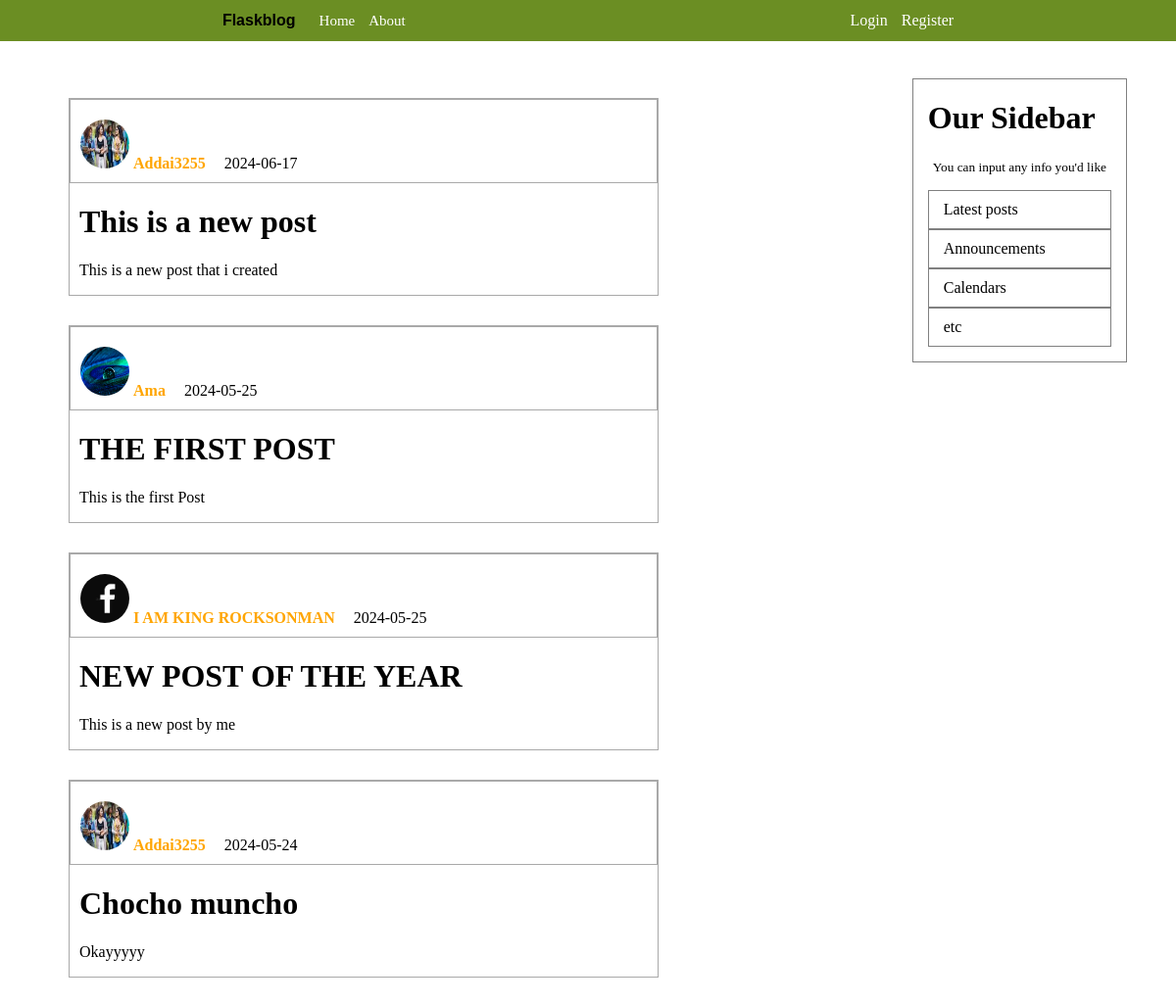
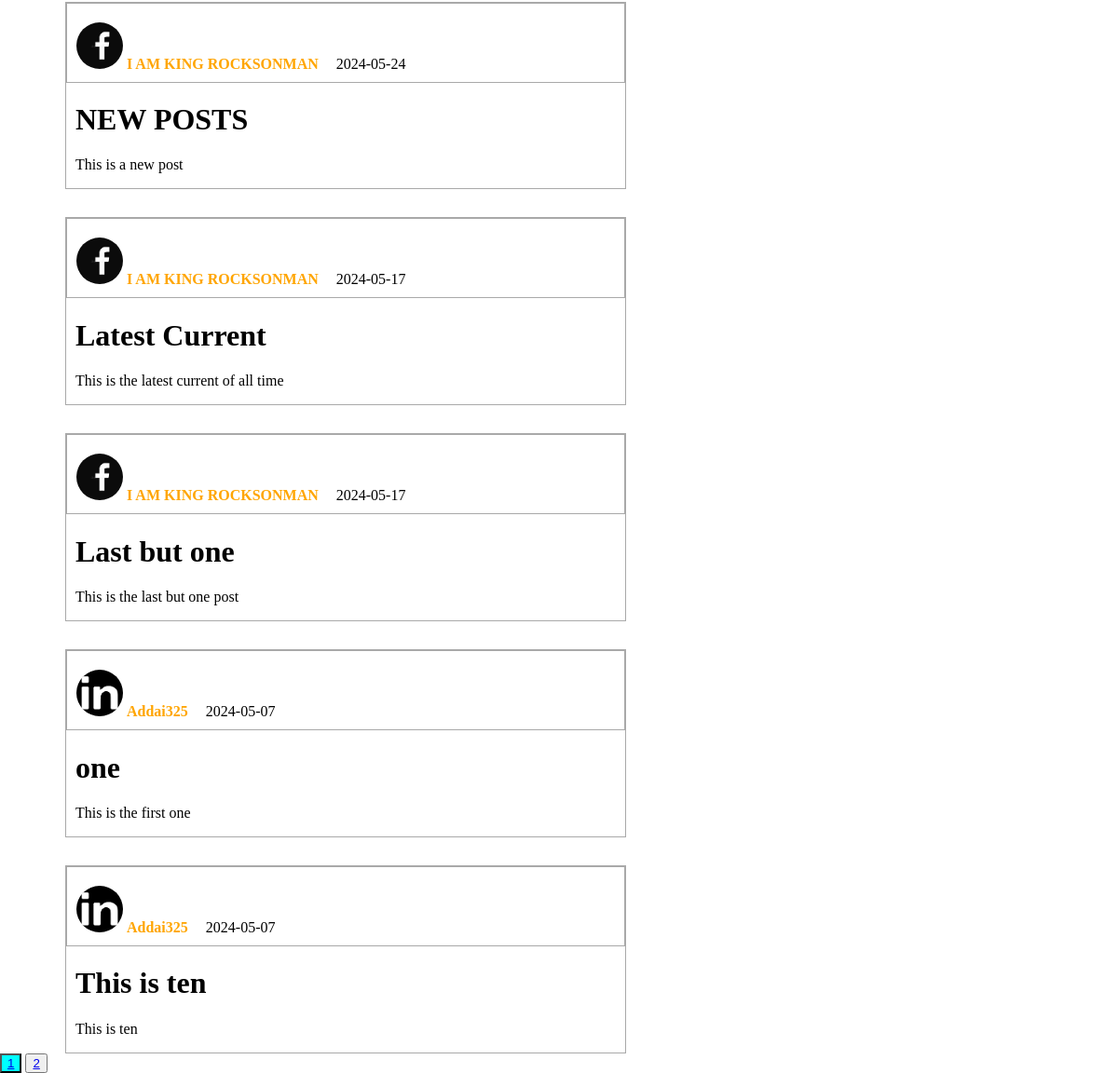
The page / on the database its author committed (2 pictures, top to bottom).
### flaskblog/models.py (models this page shows, shortened)
class Post(db.Model):
    id = db.Column(db.Integer, primary_key =True)
    title = db.Column(db.String(100), nullable=False)
    date_posted=db.Column(db.DateTime, nullable=False, default=datetime.utcnow)
    content = db.Column(db.Text, nullable = False)
    user_id = db.Column(db.Integer, db.ForeignKey('user.id'), nullable=False)

class User(db.Model, UserMixin):
    id = db.Column(db.Integer, primary_key=True)
    username = db.Column(db.String(20), nullable=False, unique= True)
    email = db.Column(db.String(120), nullable=False, unique=True)
    image_file = db.Column(db.String(20), nullable=False, default='default.jpg')
    password = db.Column(db.String(60), nullable=False)
    posts = db.relationship('Post', backref='author', lazy=True)

### flaskblog/main/routes.py (the view)
@main.route("/home")
@main.route("/")
def home():
    page=request.args.get('page', 1, type=int)
    posts = Post.query.order_by(Post.date_posted.desc()).paginate(per_page=9, page=page)
    return render_template('home.html', posts=posts)

### flaskblog/templates/home.html
{% extends 'layout.html' %}
{% block content %}
    {% for post in posts.items %}
    <div class="blog-container">
        <div class="aut-date">
            <img class="pro-pic" src="{{ url_for('static',filename='profile_pics/' + post.author.image_file) }}">
            <a href="{{ url_for('users.user_posts', username=post.author.username) }}" class="aut-link">{{ post.author.username }}</a>
            <p class="dte">{{ post.date_posted.strftime('%Y-%m-%d') }}</p>
        </div>
        <h1><a href="{{ url_for('posts.post', post_id=post.id) }}" class="tit-link">{{ post.title }}</a></h1>
        <p class="cnt">{{ post.content }}</p>
    </div>
   {% endfor %}
   {% for page_num in posts.iter_pages(left_edge=1, right_edge=1, left_current=1, right_current=2) %}
    {% if page_num %}
        {% if posts.page==page_num %}
            <button class="main-page"><a href="{{ url_for('main.home', page=page_num) }}">{{ page_num }}</a></button>
        {% else %}
            <button><a href="{{ url_for('main.home', page=page_num) }}">{{ page_num }}</a></button>
        {% endif %}
    {% else %}
        ...
    {% endif %}
   {% endfor %}
{% endblock content %}

### flaskblog/templates/layout.html (shortened to what this page needs)
<!DOCTYPE html>
<html lang="en">
<head>
    <link rel="stylesheet" type="text/css" href="{{url_for('static', filename='main.css') }}">
    <link rel="stylesheet" type="text/css" href="{{url_for('static', filename='home.css') }}">
    <link rel="stylesheet" type="text/css" href="{{url_for('static', filename='about.css') }}">
    <link rel="stylesheet" type="text/css" href="{{url_for('static', filename='register.css') }}">
    <link rel="stylesheet" type="text/css" href="{{url_for('static', filename='login.css') }}">
    <link rel="stylesheet" type="text/css" href="{{ url_for('static', filename='account.css') }}">
    <link rel="stylesheet" type="text/css" href="{{ url_for('static', filename='post.css') }}">
</head>
<body>
    <div  class="main-header">
        <div class="first-sec">
            <a class="tfb" href="#">Flaskblog</a>
            <a class="hme" href="{{ url_for('main.home') }}">Home</a>
            <a class="abt" href="{{ url_for('main.about') }}">About</a>
        </div>
        <div class="second-sec">
            {% if current_user.is_authenticated %}
                <a class="np" href="{{ url_for('posts.new_post') }}">New Post</a>
                <a class="acnt" href="{{ url_for('users.account') }}">Account</a>
                <a class="lgt" href="{{ url_for('users.logout') }}">Logout</a>
            {% else %}
                <a class="lgn" href="{{ url_for('users.login') }}">Login</a>
                <a class="rgs" href="{{ url_for('users.register') }}">Register</a>
            {% endif %}
        </div>
    </div>
    {% block content %}{% endblock content %}
    <div class="the-sdbar">
        <h1 class="major-header">Our Sidebar</h1>
        <small class="inp">You can input any info you'd like</small>
        <div class="lp">Latest posts</div>
        <div class="ann">Announcements</div>
        <div class="cal">Calendars</div>
        <div class="et">etc</div>
    </div>
</body>
</html>

### flaskblog/static/main.css (style rules this page uses)
body { background-color: white; margin: 0; }
.main-header { background-color: olivedrab; display: flex; flex-direction: row; justify-content: space-around; align-items: center; position: fixed; left: 0; right: 0; top: 0; }
.first-sec { padding-top: 12px; padding-bottom: 12px; }
.tfb { text-decoration: none; color: black; font-family: Arial; font-weight: bold; }
.hme { text-decoration: none; color: white; margin-left: 20px; font-size: 15px; }
.abt { text-decoration: none; color: white; margin-left: 10px; font-size: 15px; }
.lgn { text-decoration: none; color: white; }
.rgs { text-decoration: none; color: white; margin-left: 10px; }
.the-sdbar { position: fixed; border: 1px solid gray; top: 80px; right: 50px; }
.major-header { padding-left: 15px; padding-right: 15px; }
.inp { padding-left: 20px; padding-right: 20px; }
.lp, .ann, .et,.cal { padding-left: 15px; padding-right: 15px; border: 1px solid gray; padding-top: 10px; padding-bottom: 10px; margin-left: 15px; margin-right: 15px; }
.lp { margin-top: 15px; }
.et { margin-bottom: 15px; }

### flaskblog/static/home.css (style rules this page uses)
.blog-container { border: 1px solid darkgray; width: 600px; margin-top: 100px; margin-left: 70px; }
.aut-date { padding-left: 10px; padding-right: 10px; padding-top: 10px; padding-bottom: 10px; border: 1px solid darkgray; }
.aut-link { text-decoration: none; color: orange; font-weight: bold; cursor: pointer; }
.dte { display: inline; flex-direction: row; margin-left: 15px; }
.tit-link { margin-left: 10px; text-decoration: none; color: black; cursor: pointer; }
.cnt { margin-left: 10px; }
.blog-container + .blog-container { margin-top: 30px; }
.main-page { background-color: aqua; }

### flaskblog/static/account.css (style rules this page uses)
.pro-pic { height: 50px; width: 50px; border-radius: 25px; margin-top: 10px; }

### rows shown on the page
Post: image_file (picture), author.username "Addai3255", date_posted "2024-06-17", title "This is a new post", content "This is a new post that i created"
Post: image_file (placeholder picture), author.username "Ama", date_posted "2024-05-25", title "THE FIRST POST", content "This is the first Post"
Post: image_file (picture), author.username "I AM KING ROCKSONMAN", date_posted "2024-05-25", title "NEW POST OF THE YEAR", content "This is a new post by me"
Post: image_file (picture), author.username "Addai3255", date_posted "2024-05-24", title "Chocho muncho", content "Okayyyyy"
Post: image_file (picture), author.username "I AM KING ROCKSONMAN", date_posted "2024-05-24", title "NEW POSTS", content "This is a new post"
Post: image_file (picture), author.username "I AM KING ROCKSONMAN", date_posted "2024-05-17", title "Latest Current", content "This is the latest current of all time"
Post: image_file (picture), author.username "I AM KING ROCKSONMAN", date_posted "2024-05-17", title "Last but one", content "This is the last but one post"
Post: image_file (picture), author.username "Addai325", date_posted "2024-05-07", title "one", content "This is the first one"
Post: image_file (picture), author.username "Addai325", date_posted "2024-05-07", title "This is ten", content "This is ten"

### other values the page prints
{{ page_num }} "1"
{{ page_num }} "2"
